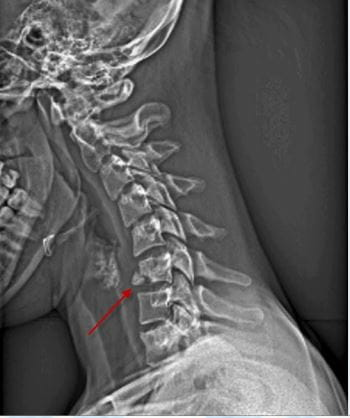
#> input picture img/4.jpg, 350 x 418 px, found by its file name
$ python main.py
#> lines starting #> are read from the running program, lines starting #| are printed output that depends on the picture
import cv2

def main():
    # Cargar imagen en escala de grises
    image = cv2.imread('img/4.jpg', cv2.IMREAD_GRAYSCALE)
#> image: shape (418, 350); min 0, max 255, mean 93
    image = cv2.bitwise_not(image)
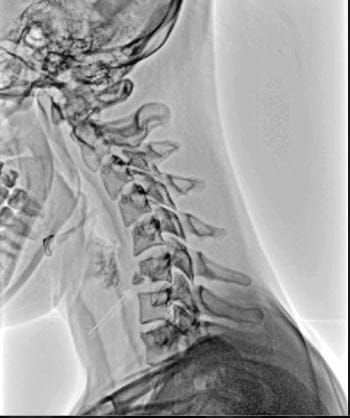
#> image: shape (418, 350); min 0, max 255, mean 162
    # Crear detector SimpleBlobDetector con parámetros personalizados
    params = cv2.SimpleBlobDetector_Params()

    # Change thresholds
    params.minThreshold = 1;
    params.maxThreshold = 2000;

    # Filter by Area.
    params.filterByArea = True
    params.minArea = 10
    params.maxArea = 100

    # Filter by Circularity
    params.filterByCircularity = False
    params.minCircularity = 0.001
    params.maxCircularity = 100000

    # Filter by Convexity
    params.filterByConvexity = True
    params.minConvexity = 0.9

    # Filter by Inertia
    params.filterByInertia = True
    params.minInertiaRatio = 0.6

    detector = cv2.SimpleBlobDetector_create(params)

    # Detectar keypoints en la imagen
    keypoints = detector.detect(image)
#> keypoints = 9 keypoints; (x, y, size): (136, 279, 11.1), (107, 75, 6.8), (48, 60, 5.4), (92, 91, 4.9), (115, 91, 4.8), (85, 105, 4.8), (48, 37, 4.7), (132, 31, 4.6), (60, 41, 4.3)

    # Dibujar keypoints y etiquetas en una copia de la imagen
    image_keypoints = cv2.drawKeypoints(image, keypoints, None, color=(0, 255, 0), flags=cv2.DrawMatchesFlags_DRAW_RICH_KEYPOINTS)

    for i, keypoint in enumerate(keypoints):
        x, y = keypoint.pt
        label = f'kp{i}'
        cv2.putText(image_keypoints, label, (int(x), int(y)), cv2.FONT_HERSHEY_SIMPLEX, 0.5, (255, 0, 0), 1, cv2.LINE_AA)
#> this loop made 9 passes
#> (keypoint, x, y, label) on passes 1 to 9: (keypoint at (47.8, 60.4), size 5.4, 47.8, 60.4, 'kp0'), (keypoint at (106.5, 75.5), size 6.8, 106.5, 75.45, 'kp1'), (keypoint at (48, 37.1), size 4.7, 47.97, 37.07, 'kp2'), (keypoint at (60, 40.9), size 4.3, 60.02, 40.92, 'kp3'), (keypoint at (115.3, 91), size 4.8, 115.3, 91.01, 'kp4'), (keypoint at (91.8, 90.7), size 4.9, 91.81, 90.69, 'kp5'), (keypoint at (136.4, 278.7), size 11.1, 136.4, 278.7, 'kp6'), (keypoint at (84.6, 104.7), size 4.8, 84.57, 104.7, 'kp7'), (keypoint at (132.2, 31), size 4.6, 132.2, 30.96, 'kp8')
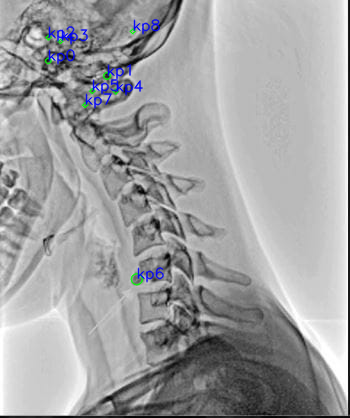
#> image_keypoints: shape (418, 350, 3); mean of channels 0, 1, 2 162.6, 161.4, 161.1; drawn as B, G, R

    # Mostrar imagen con keypoints y etiquetas
    cv2.imshow('Keypoints con etiquetas', image_keypoints)
    cv2.waitKey(0)
    cv2.destroyAllWindows()

    # Pedir al usuario el label de la imagen a recortar
#> (the run stopped early here; a loop or call above may not have finished)

$ run again, with img/1.jpg copied over img/4.jpg
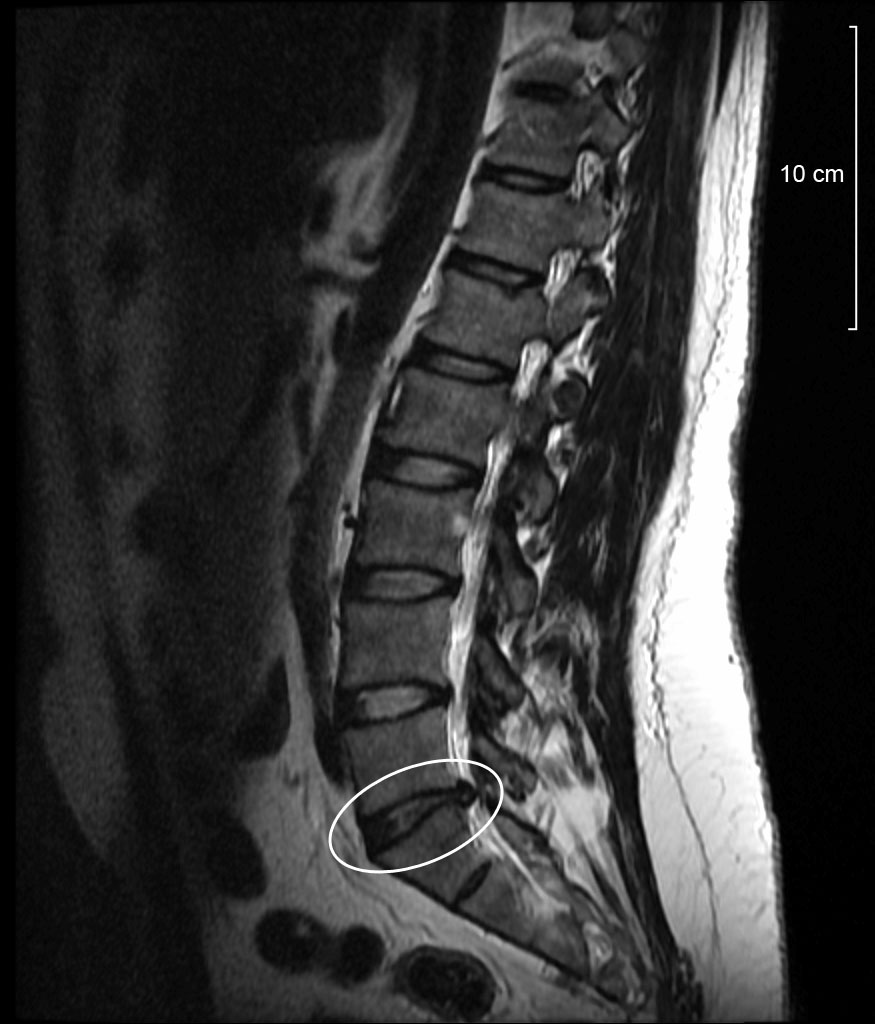
#> input picture img/1.jpg, 875 x 1024 px, found by its file name
#> in main, image is the input picture: shape (1024, 875); min 0, max 255, mean 52.8
#> in main, `image = cv2.bitwise_not(image)`:
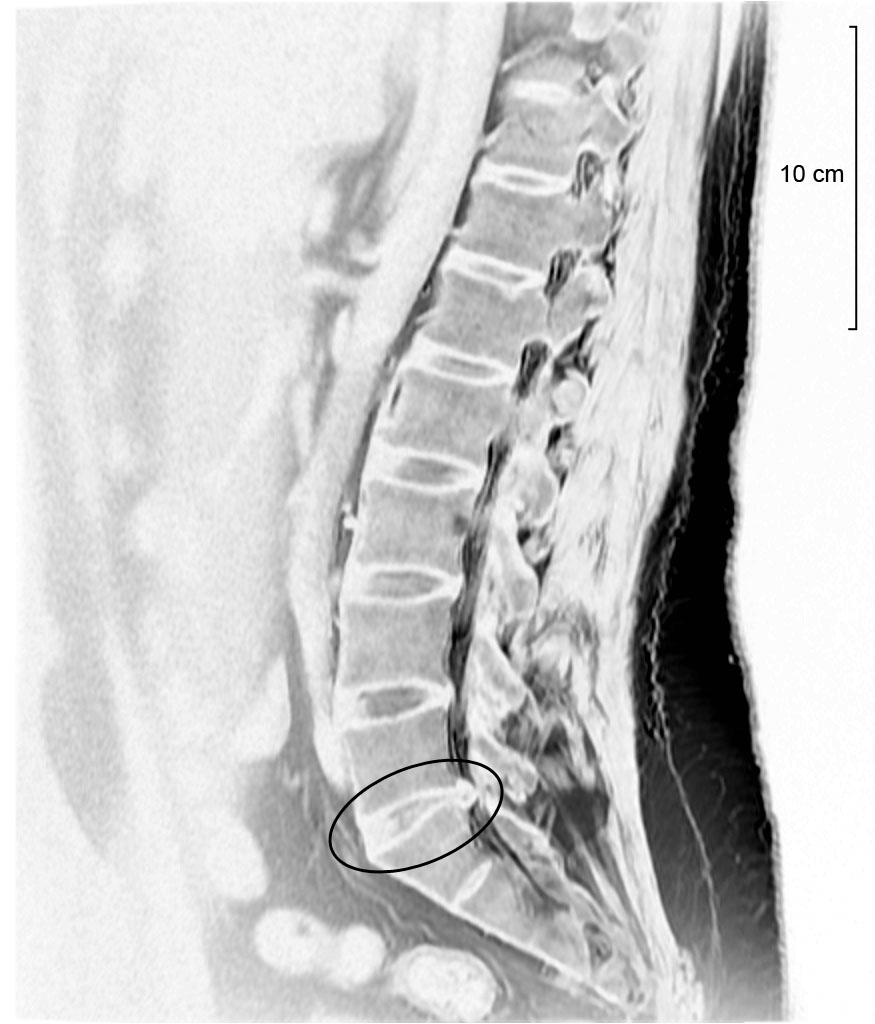
#> image: shape (1024, 875); min 0, max 255, mean 202.2
#> keypoints = 7 keypoints; (x, y, size): (477, 327, 8.5), (594, 80, 8.3), (465, 797, 8.2), (528, 437, 7.8), (519, 516, 7.7), (570, 445, 6.8), (584, 263, 5.9)
#> the loop in main, `for i, keypoint in enumerate(keypoints):` made 7 passes
#> (keypoint, x, y, label) on passes 1 to 7: (keypoint at (593.6, 80), size 8.3, 593.6, 80.01, 'kp0'), (keypoint at (518.8, 516.3), size 7.7, 518.8, 516.3, 'kp1'), (keypoint at (569.6, 445.1), size 6.8, 569.6, 445.1, 'kp2'), (keypoint at (477.2, 326.9), size 8.5, 477.2, 326.9, 'kp3'), (keypoint at (583.9, 262.6), size 5.9, 583.9, 262.6, 'kp4'), (keypoint at (527.6, 436.9), size 7.8, 527.6, 436.9, 'kp5'), (keypoint at (464.9, 797), size 8.2, 464.9, 797, 'kp6')
#> after the loop in main, `for i, keypoint in enumerate(keypoints):`:
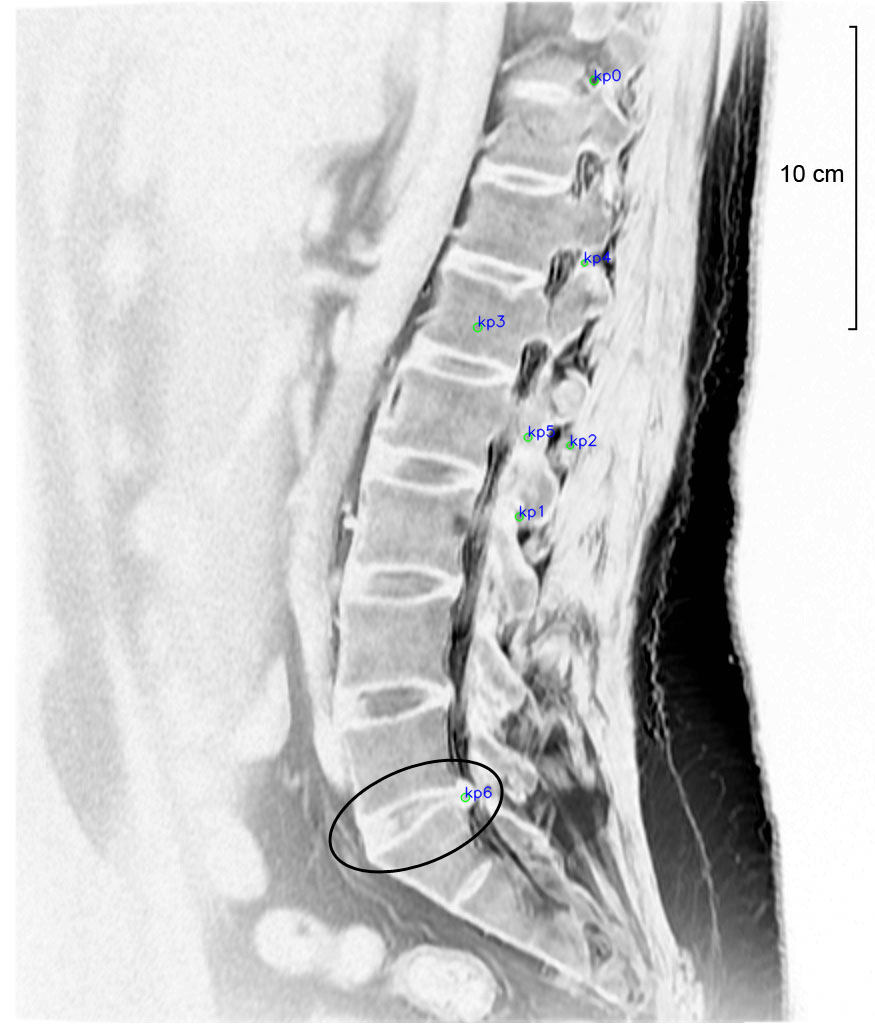
#> image_keypoints: shape (1024, 875, 3); mean of channels 0, 1, 2 202.2, 202.1, 202; drawn as B, G, R
